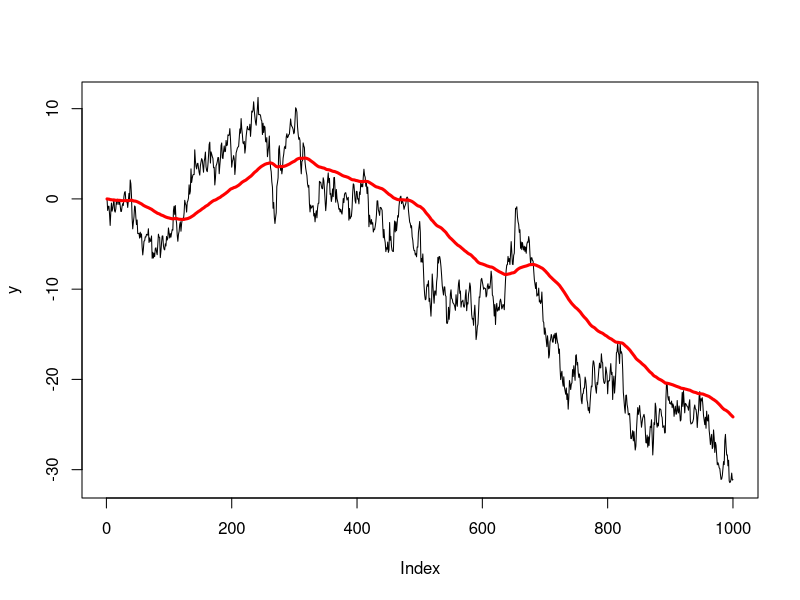
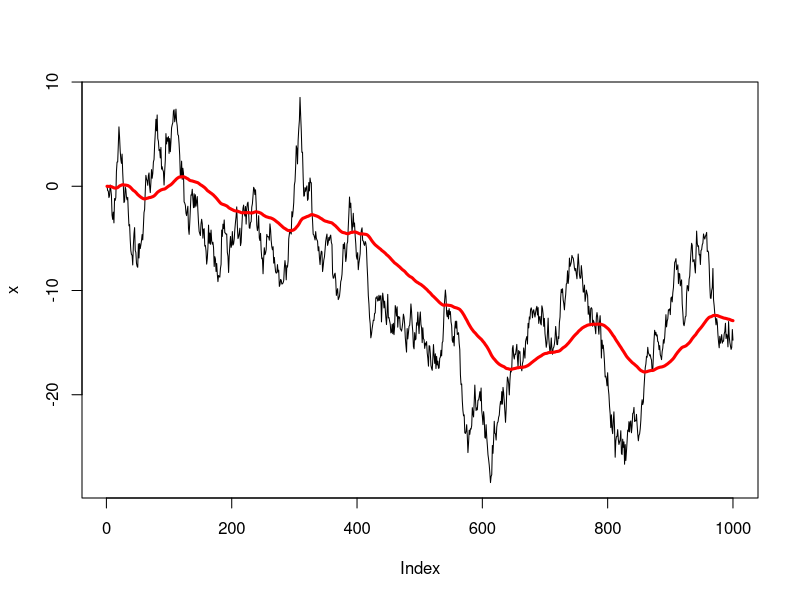
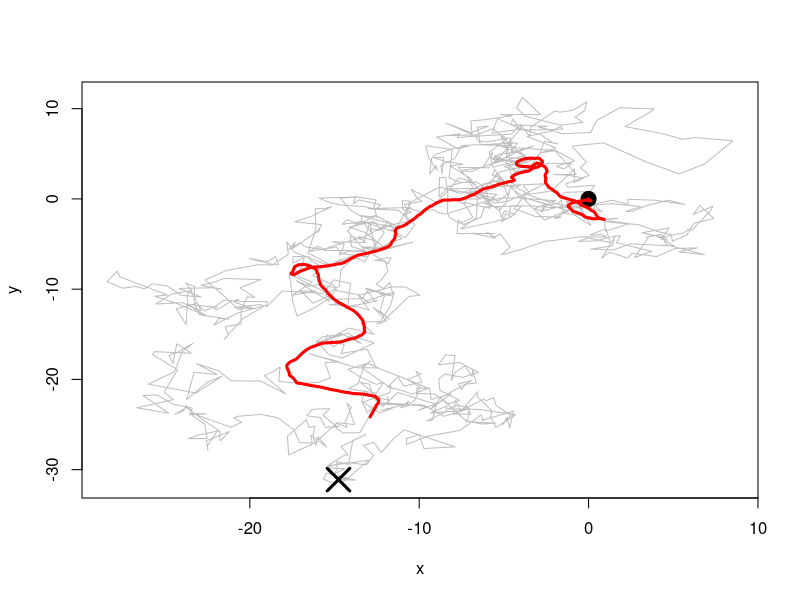

Recreate these plots in R, in order.
# Exponential Moving Average

ema = function(moving_avg, new_obs, weight_on_hist=.9) {
  weight_on_hist * moving_avg + (1-weight_on_hist) * new_obs
}

### Test ###
N = 1000
y = double(N)
x = double(N)
mx = double(N)
my = double(N)
alpha = .99
for (i in 2:N) {
  y[i] = y[i-1] + rnorm(1, sd=1)
  x[i] = x[i-1] + rnorm(1, sd=1)
  mx[i] = ema(mx[i-1], x[i], w=alpha)
  my[i] = ema(my[i-1], y[i], w=alpha)
}

### Plots ###
plot(y, type='l')
lines(my, col='red', lwd=3)

plot(x, type='l')
lines(mx, col='red', lwd=3)

plot(x,y, type='l', col='grey')
points(x[1], y[1], pch=20, cex=3)
points(x[N], y[N], pch=4, cex=3, lwd=3)
lines(mx,my, col='red', lwd=3)

